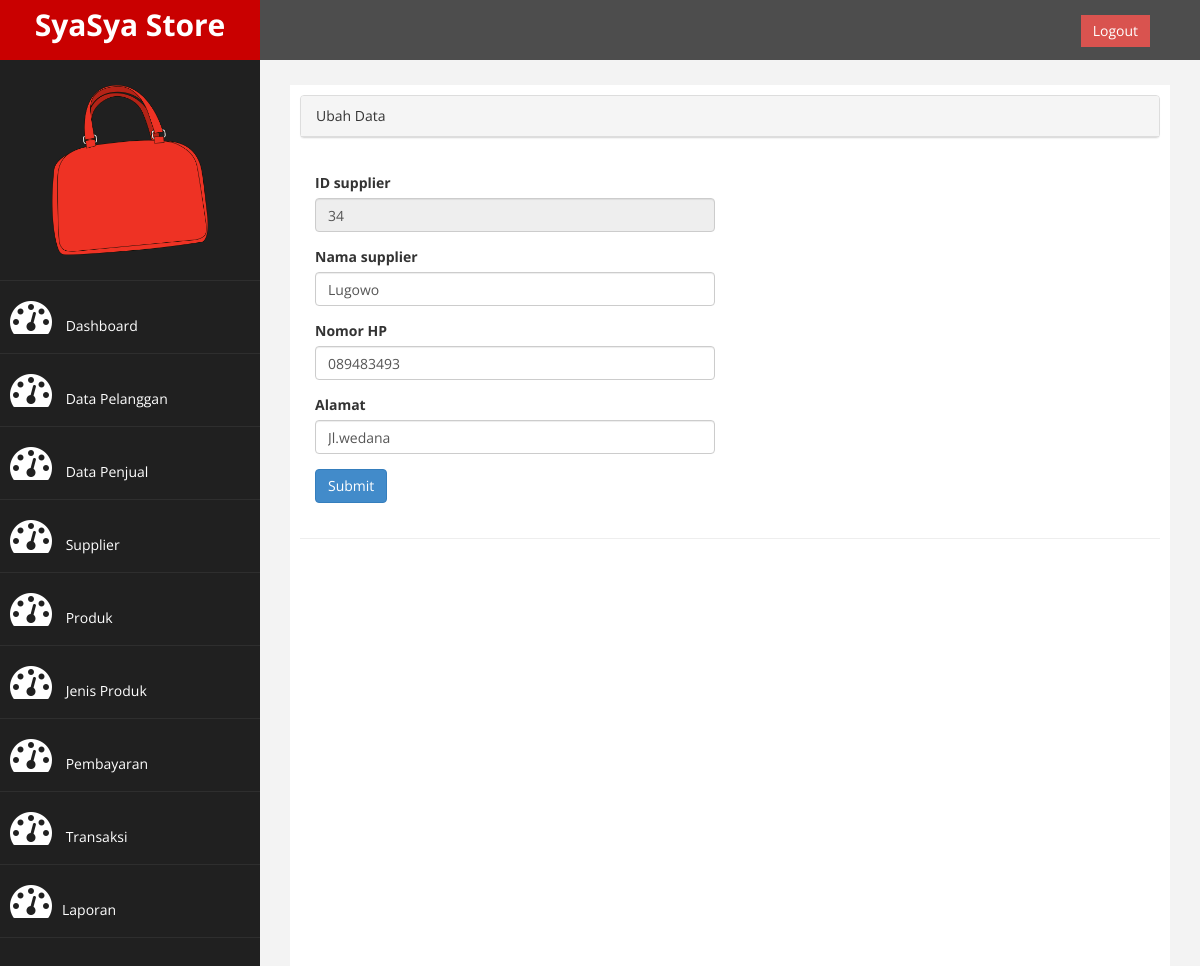
The app's page /?page=supplier&aksi=ubah&id_supplier=34 with its own data.
### tables this page shows
CREATE TABLE `supplier` (
  `id_supplier` varchar(20) NOT NULL,
  `nama_supplier` varchar(100) NOT NULL,
  `nomor_telepon` varchar(50) NOT NULL,
  `alamat` varchar(100) NOT NULL
);

### page/supplier/ubah.php (the view, shortened to what this page needs)
<?php
    $id_supplier  = $_GET['id_supplier'];
    $sql = $koneksi->query("SELECT * FROM supplier WHERE id_supplier= '$id_supplier'");
    $tampil = $sql->fetch_assoc();
 ?>
<div class="panel panel-default">
    <div class="panel-heading">
        Ubah Data
    </div>
</div>
    <div class="panel-body">
        <div class="row">
            <div class="col-md-6">
                 <form method="POST"  name="formPendaftaran" onsubmit="return validateForm()">
                    <div class="form-group">
                        <label>ID supplier</label>
                        <input class="form-control" name="id_supplier" value="<?php echo $tampil['id_supplier']; ?>" readonly />
                    </div>
                    <div class="form-group">
                        <label>Nama supplier</label>
                        <input class="form-control" name="nama_supplier" value="<?php echo $tampil['nama_supplier']; ?>" required maxlength="40" minlength="3" />
                    </div>
                    <div class="form-group">
                        <label>Nomor HP</label>
                        <input class="form-control" name="nomor_telepon" value="<?php echo $tampil['nomor_telepon']; ?>" />
                    </div>
                     <div class="form-group">
                        <label>Alamat</label>
                        <input class="form-control" name="alamat" value="<?php echo $tampil['alamat']; ?>" />
                    </div>
                    <div>
                        <input type="submit" name="simpan" class="btn btn-primary">
                    </div>
            </form>
        </div>
    </div>
</div>

### assets/css/custom.css (style rules this page uses)
body { font-family: 'Open Sans', sans-serif; }

### records on screen
supplier: id_supplier "34", nama_supplier "Lugowo", nomor_telepon "089483493", alamat "Jl.wedana"
